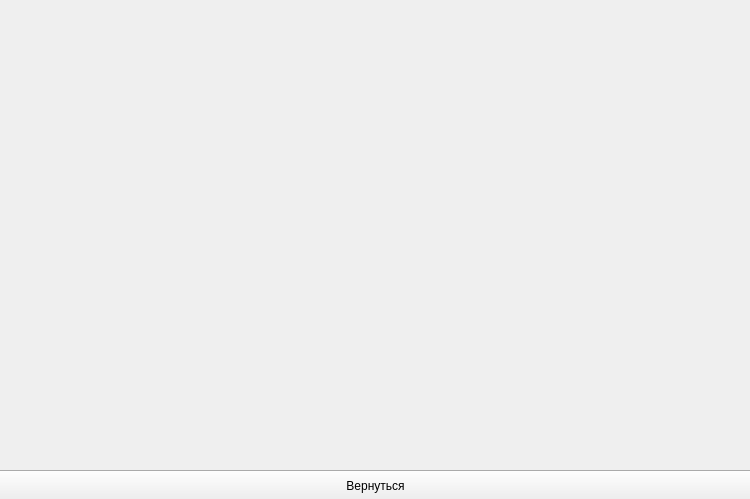
<?xml version="1.0" encoding="UTF-8"?>
<ui version="4.0">
 <class>Form</class>
 <widget class="QWidget" name="Form">
  <property name="geometry">
   <rect>
    <x>0</x>
    <y>0</y>
    <width>750</width>
    <height>499</height>
   </rect>
  </property>
  <property name="windowTitle">
   <string>Form</string>
  </property>
  <widget class="QPushButton" name="pushback">
   <property name="geometry">
    <rect>
     <x>-10</x>
     <y>470</y>
     <width>771</width>
     <height>31</height>
    </rect>
   </property>
   <property name="text">
    <string>Вернуться</string>
   </property>
  </widget>
 </widget>
 <resources/>
 <connections/>
</ui>
